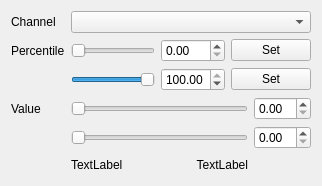
          <widget class="QWidget" name="red_tab">
           <attribute name="title">
            <string>Red</string>
           </attribute>
           <layout class="QFormLayout" name="formLayout">
            <item row="0" column="0">
             <widget class="QLabel" name="red_channel_label">
              <property name="text">
               <string>Channel</string>
              </property>
              <property name="textFormat">
               <enum>Qt::PlainText</enum>
              </property>
              <property name="buddy">
               <cstring>red_channel_combo</cstring>
              </property>
             </widget>
            </item>
            <item row="0" column="1">
             <widget class="QComboBox" name="red_channel_combo">
              <property name="toolTip">
               <string>The channel to display in red in the right panel</string>
              </property>
             </widget>
            </item>
            <item row="1" column="0">
             <widget class="QLabel" name="red_percentile_label">
              <property name="text">
               <string>Percentile</string>
              </property>
              <property name="textFormat">
               <enum>Qt::PlainText</enum>
              </property>
              <property name="buddy">
               <cstring>red_percentile_from_slider</cstring>
              </property>
             </widget>
            </item>
            <item row="1" column="1">
             <layout class="QGridLayout" name="red_percentile_layout">
              <item row="0" column="0">
               <widget class="QSlider" name="red_percentile_from_slider">
                <property name="sizePolicy">
                 <sizepolicy hsizetype="Expanding" vsizetype="MinimumExpanding">
                  <horstretch>0</horstretch>
                  <verstretch>0</verstretch>
                 </sizepolicy>
                </property>
                <property name="toolTip">
                 <string>The percentile below which all counts will be mapped to black</string>
                </property>
                <property name="maximum">
                 <number>10000</number>
                </property>
                <property name="singleStep">
                 <number>10</number>
                </property>
                <property name="pageStep">
                 <number>100</number>
                </property>
                <property name="orientation">
                 <enum>Qt::Horizontal</enum>
                </property>
               </widget>
              </item>
              <item row="0" column="1">
               <widget class="QDoubleSpinBox" name="red_percentile_from_spinbox">
                <property name="sizePolicy">
                 <sizepolicy hsizetype="Minimum" vsizetype="MinimumExpanding">
                  <horstretch>0</horstretch>
                  <verstretch>0</verstretch>
                 </sizepolicy>
                </property>
                <property name="toolTip">
                 <string>The percentile below which all counts will be mapped to black</string>
                </property>
                <property name="maximum">
                 <double>100.000000000000000</double>
                </property>
                <property name="singleStep">
                 <double>0.100000000000000</double>
                </property>
               </widget>
              </item>
              <item row="1" column="0">
               <widget class="QSlider" name="red_percentile_to_slider">
                <property name="sizePolicy">
                 <sizepolicy hsizetype="Expanding" vsizetype="MinimumExpanding">
                  <horstretch>0</horstretch>
                  <verstretch>0</verstretch>
                 </sizepolicy>
                </property>
                <property name="toolTip">
                 <string>The percentile above which all counts will be mapped to pure red</string>
                </property>
                <property name="maximum">
                 <number>10000</number>
                </property>
                <property name="singleStep">
                 <number>10</number>
                </property>
                <property name="pageStep">
                 <number>100</number>
                </property>
                <property name="value">
                 <number>10000</number>
                </property>
                <property name="orientation">
                 <enum>Qt::Horizontal</enum>
                </property>
               </widget>
              </item>
              <item row="1" column="1">
               <widget class="QDoubleSpinBox" name="red_percentile_to_spinbox">
                <property name="sizePolicy">
                 <sizepolicy hsizetype="Minimum" vsizetype="MinimumExpanding">
                  <horstretch>0</horstretch>
                  <verstretch>0</verstretch>
                 </sizepolicy>
                </property>
                <property name="toolTip">
                 <string>The percentile above which all counts will be mapped to pure red</string>
                </property>
                <property name="maximum">
                 <double>100.000000000000000</double>
                </property>
                <property name="singleStep">
                 <double>0.100000000000000</double>
                </property>
                <property name="value">
                 <double>100.000000000000000</double>
                </property>
               </widget>
              </item>
              <item row="0" column="2">
               <widget class="QPushButton" name="red_percentile_from_button">
                <property name="toolTip">
                 <string>Set all other channels' lower percentiles to the value of this channel</string>
                </property>
                <property name="text">
                 <string>Set</string>
                </property>
               </widget>
              </item>
              <item row="1" column="2">
               <widget class="QPushButton" name="red_percentile_to_button">
                <property name="toolTip">
                 <string>Set all other channels' upper percentiles to the value of this channel</string>
                </property>
                <property name="text">
                 <string>Set</string>
                </property>
               </widget>
              </item>
             </layout>
            </item>
            <item row="2" column="0">
             <widget class="QLabel" name="red_range_label">
              <property name="text">
               <string>Value</string>
              </property>
              <property name="textFormat">
               <enum>Qt::PlainText</enum>
              </property>
              <property name="buddy">
               <cstring>red_value_from_slider</cstring>
              </property>
             </widget>
            </item>
            <item row="2" column="1">
             <layout class="QGridLayout" name="red_value_layout">
              <item row="2" column="0">
               <widget class="QLabel" name="red_value_from_label">
                <property name="toolTip">
                 <string>The lowest count in the red channel of the portion of the image currently displayed (or the entire image if no zoom has been applied)</string>
                </property>
                <property name="text">
                 <string>TextLabel</string>
                </property>
               </widget>
              </item>
              <item row="2" column="1" colspan="2">
               <spacer name="red_horizontal_spacer">
                <property name="orientation">
                 <enum>Qt::Horizontal</enum>
                </property>
                <property name="sizeHint" stdset="0">
                 <size>
                  <width>40</width>
                  <height>20</height>
                 </size>
                </property>
               </spacer>
              </item>
              <item row="0" column="4">
               <widget class="QDoubleSpinBox" name="red_value_from_spinbox">
                <property name="sizePolicy">
                 <sizepolicy hsizetype="Minimum" vsizetype="MinimumExpanding">
                  <horstretch>0</horstretch>
                  <verstretch>0</verstretch>
                 </sizepolicy>
                </property>
                <property name="toolTip">
                 <string>All counts below this value will be mapped to black</string>
                </property>
               </widget>
              </item>
              <item row="1" column="4">
               <widget class="QDoubleSpinBox" name="red_value_to_spinbox">
                <property name="sizePolicy">
                 <sizepolicy hsizetype="Minimum" vsizetype="MinimumExpanding">
                  <horstretch>0</horstretch>
                  <verstretch>0</verstretch>
                 </sizepolicy>
                </property>
                <property name="toolTip">
                 <string>All counts above this value will be mapped to pure red</string>
                </property>
               </widget>
              </item>
              <item row="1" column="0" colspan="4">
               <widget class="QSlider" name="red_value_to_slider">
                <property name="sizePolicy">
                 <sizepolicy hsizetype="Expanding" vsizetype="MinimumExpanding">
                  <horstretch>0</horstretch>
                  <verstretch>0</verstretch>
                 </sizepolicy>
                </property>
                <property name="toolTip">
                 <string>All counts above this value will be mapped to pure red</string>
                </property>
                <property name="maximum">
                 <number>0</number>
                </property>
                <property name="orientation">
                 <enum>Qt::Horizontal</enum>
                </property>
               </widget>
              </item>
              <item row="2" column="3">
               <widget class="QLabel" name="red_value_to_label">
                <property name="toolTip">
                 <string>The highest count in the red channel of the portion of the image currently displayed (or the entire image if no zoom has been applied)</string>
                </property>
                <property name="text">
                 <string>TextLabel</string>
                </property>
                <property name="alignment">
                 <set>Qt::AlignRight|Qt::AlignTrailing|Qt::AlignVCenter</set>
                </property>
               </widget>
              </item>
              <item row="0" column="0" colspan="4">
               <widget class="QSlider" name="red_value_from_slider">
                <property name="sizePolicy">
                 <sizepolicy hsizetype="Expanding" vsizetype="MinimumExpanding">
                  <horstretch>0</horstretch>
                  <verstretch>0</verstretch>
                 </sizepolicy>
                </property>
                <property name="toolTip">
                 <string>All counts below this value will be mapped to black</string>
                </property>
                <property name="maximum">
                 <number>0</number>
                </property>
                <property name="orientation">
                 <enum>Qt::Horizontal</enum>
                </property>
               </widget>
              </item>
             </layout>
            </item>
           </layout>
          </widget>
